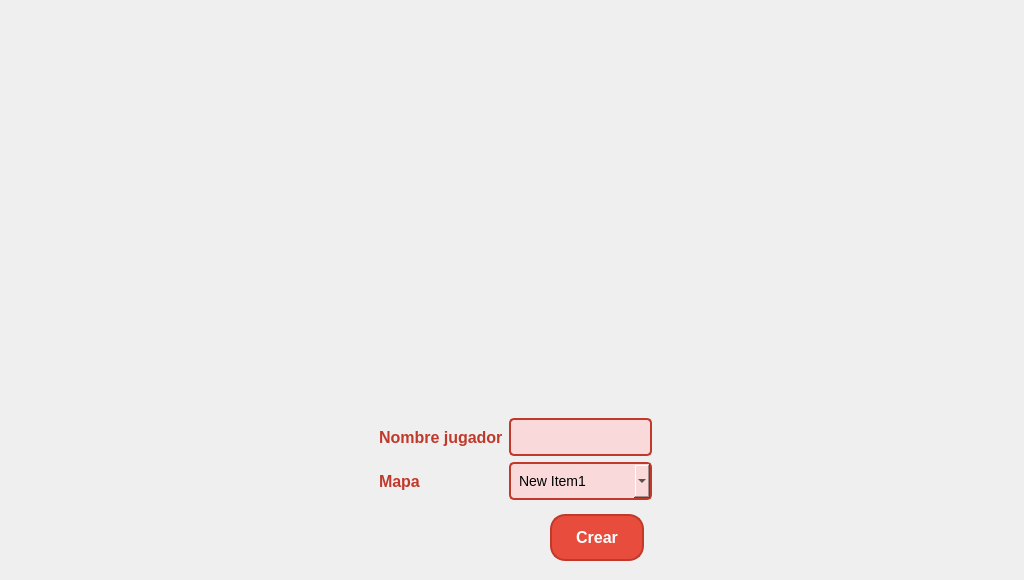
<?xml version="1.0" encoding="UTF-8"?>
<ui version="4.0">
 <class>Crear_Partida</class>
 <widget class="QWidget" name="Crear_Partida">
  <property name="geometry">
   <rect>
    <x>0</x>
    <y>0</y>
    <width>1024</width>
    <height>580</height>
   </rect>
  </property>
  <property name="minimumSize">
   <size>
    <width>1024</width>
    <height>580</height>
   </size>
  </property>
  <property name="windowTitle">
   <string>Form</string>
  </property>
  <property name="styleSheet">
   <string notr="true">QLabel#label_3 {
	border-image: url(&quot;:imagenes/worms_background.png&quot;)
}

/* Estilo para QLineEdit */
QLineEdit {
    border: 2px solid #c0392b; /* Borde rojo más oscuro */
    background-color: #f9d9d9; /* Fondo rojo claro (ajusta el color según tus preferencias) */
    padding: 8px; /* Espaciado interno */
    border-radius: 5px; /* Bordes menos redondeados */
    font-size: 14px; /* Tamaño de fuente */
    font-family: &quot;YourDesiredFont&quot;, sans-serif; /* Cambia &quot;YourDesiredFont&quot; a la tipografía que desees */
}

/* Estilo para QComboBox */
QComboBox {
    border: 2px solid #c0392b; /* Borde rojo más oscuro */
    background-color: #f9d9d9; /* Fondo rojo claro (ajusta el color según tus preferencias) */
    padding: 8px; /* Espaciado interno */
    border-radius: 5px; /* Bordes menos redondeados */
    font-size: 14px; /* Tamaño de fuente */
    font-family: &quot;YourDesiredFont&quot;, sans-serif; /* Cambia &quot;YourDesiredFont&quot; a la tipografía que desees */
}

/* Estilo para el menú desplegable del QComboBox */
QComboBox QAbstractItemView {
    border: 2px solid #c0392b; /* Borde rojo más oscuro */
    background-color: #f9d9d9; /* Fondo rojo claro (ajusta el color según tus preferencias) */
    selection-background-color: #c0392b; /* Color de fondo al seleccionar */
}

/* Estilo para QPushButton (Botones) */
QPushButton#crear {
    color: white; /* Color del texto */
    padding: 12px 24px; /* Espaciado interno */
    text-align: center; /* Alineación del texto */
    text-decoration: none; /* Decoración del texto */
    display: inline-block;
    font-size: 16px; /* Tamaño de fuente */
    margin: 8px; /* Márgenes */
    border-radius: 15px; /* Bordes redondeados */
    font-family: &quot;Arial&quot;, sans-serif; /* Tipo de fuente */
    font-weight: bold; /* Letras más gruesas */
}

QPushButton:hover#crear {
    background-color: #c0392b; /* Cambio de color al pasar el mouse a rojo más oscuro */
}

QPushButton {
    background-color: #e74c3c; /* Rojo */
    border: 2px solid #c0392b; /* Borde rojo más oscuro */
    color: white; /* Color del texto */
    padding: 8px 16px; /* Espaciado interno */
    text-align: center; /* Alineación del texto */
    text-decoration: none; /* Decoración del texto */
    font-size: 14px; /* Tamaño de fuente */
    margin: 4px; /* Márgenes */
    border-radius: 8px; /* Bordes redondeados */
    font-family: &quot;YourDesiredFont&quot;, sans-serif; /* Cambia &quot;YourDesiredFont&quot; a la tipografía que desees */
    font-weight: bold; /* Letras más gruesas */
}

QPushButton:hover {
    background-color: #c0392b; /* Cambio de color al pasar el mouse a rojo más oscuro */
}

/* Estilo para QLabel */
QLabel {
    color: #c0392b; /* Rojo */
    font-size: 16px; /* Tamaño de fuente */
    font-family: &quot;YourDesiredFont&quot;, sans-serif; /* Cambia &quot;YourDesiredFont&quot; a la tipografía que desees */
    font-weight: bold; /* Letras más gruesas */
}

/* Estilo para QMessageBox::warning */
QMessageBox {
    border: 2px solid #e74c3c; /* Borde rojo */
    background-color: #f2dede; /* Fondo rojo claro */
    color: #a94442; /* Color del texto */
    font-size: 14px; /* Tamaño de fuente */
    font-family: &quot;Arial&quot;, sans-serif; /* Tipo de fuente */
}
</string>
  </property>
  <layout class="QGridLayout" name="gridLayout_2">
   <item row="0" column="0" rowspan="5" colspan="5">
    <widget class="QLabel" name="label_3">
     <property name="text">
      <string/>
     </property>
    </widget>
   </item>
   <item row="1" column="3">
    <spacer name="verticalSpacer">
     <property name="orientation">
      <enum>Qt::Vertical</enum>
     </property>
     <property name="sizeHint" stdset="0">
      <size>
       <width>20</width>
       <height>389</height>
      </size>
     </property>
    </spacer>
   </item>
   <item row="2" column="2" rowspan="3" colspan="2">
    <layout class="QVBoxLayout" name="verticalLayout_3">
     <item>
      <layout class="QGridLayout" name="gridLayout">
       <item row="0" column="0">
        <layout class="QVBoxLayout" name="verticalLayout_2">
         <item>
          <widget class="QLabel" name="label">
           <property name="text">
            <string>Nombre jugador</string>
           </property>
          </widget>
         </item>
         <item>
          <widget class="QLabel" name="label_2">
           <property name="text">
            <string>Mapa</string>
           </property>
          </widget>
         </item>
        </layout>
       </item>
       <item row="0" column="1">
        <layout class="QVBoxLayout" name="verticalLayout">
         <item>
          <widget class="QLineEdit" name="lineEdit"/>
         </item>
         <item>
          <widget class="QComboBox" name="comboBox">
           <item>
            <property name="text">
             <string>New Item1</string>
            </property>
           </item>
           <item>
            <property name="text">
             <string>New Item2</string>
            </property>
           </item>
           <item>
            <property name="text">
             <string>New Item3</string>
            </property>
           </item>
           <item>
            <property name="text">
             <string>New Item4</string>
            </property>
           </item>
          </widget>
         </item>
        </layout>
       </item>
      </layout>
     </item>
     <item>
      <layout class="QHBoxLayout" name="horizontalLayout">
       <item>
        <spacer name="horizontalSpacer_2">
         <property name="orientation">
          <enum>Qt::Horizontal</enum>
         </property>
         <property name="sizeHint" stdset="0">
          <size>
           <width>40</width>
           <height>20</height>
          </size>
         </property>
        </spacer>
       </item>
       <item>
        <widget class="QPushButton" name="crear">
         <property name="text">
          <string>Crear</string>
         </property>
        </widget>
       </item>
      </layout>
     </item>
    </layout>
   </item>
   <item row="3" column="4" rowspan="2">
    <spacer name="horizontalSpacer_4">
     <property name="orientation">
      <enum>Qt::Horizontal</enum>
     </property>
     <property name="sizeHint" stdset="0">
      <size>
       <width>350</width>
       <height>20</height>
      </size>
     </property>
    </spacer>
   </item>
   <item row="4" column="1">
    <spacer name="horizontalSpacer_3">
     <property name="orientation">
      <enum>Qt::Horizontal</enum>
     </property>
     <property name="sizeHint" stdset="0">
      <size>
       <width>351</width>
       <height>20</height>
      </size>
     </property>
    </spacer>
   </item>
  </layout>
 </widget>
 <resources/>
 <connections/>
</ui>
